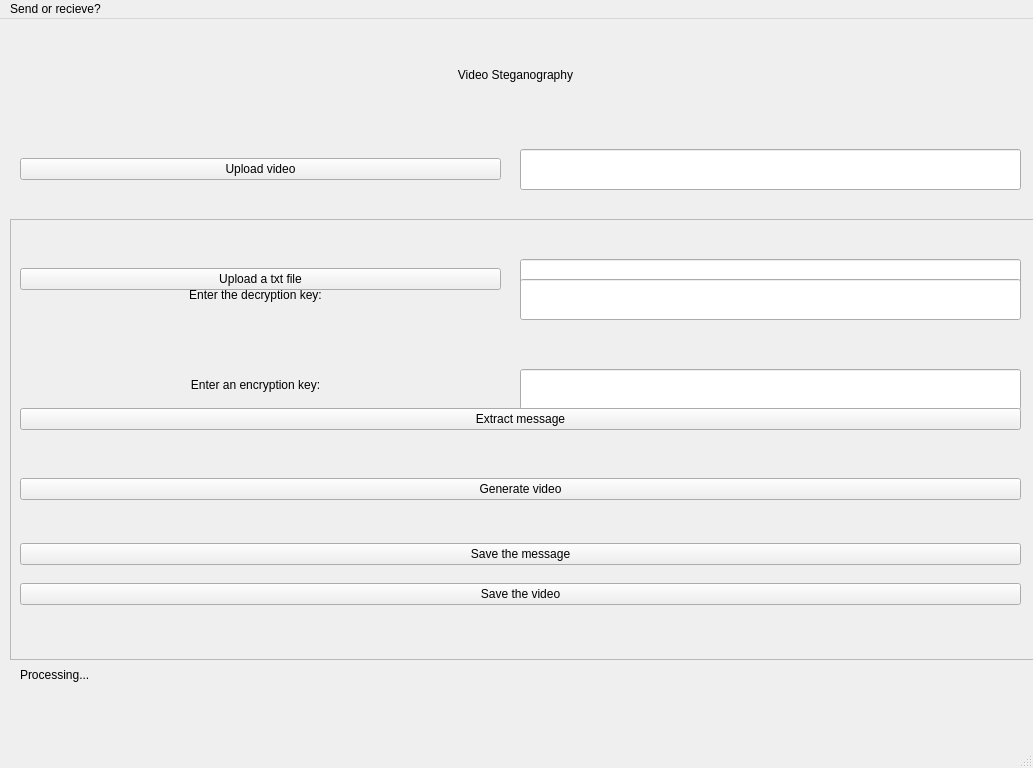
<?xml version="1.0" encoding="UTF-8"?>
<ui version="4.0">
 <class>MainWindow</class>
 <widget class="QMainWindow" name="MainWindow">
  <property name="geometry">
   <rect>
    <x>0</x>
    <y>0</y>
    <width>1033</width>
    <height>768</height>
   </rect>
  </property>
  <property name="sizePolicy">
   <sizepolicy hsizetype="MinimumExpanding" vsizetype="MinimumExpanding">
    <horstretch>0</horstretch>
    <verstretch>0</verstretch>
   </sizepolicy>
  </property>
  <property name="minimumSize">
   <size>
    <width>800</width>
    <height>600</height>
   </size>
  </property>
  <property name="windowTitle">
   <string>MainWindow</string>
  </property>
  <widget class="QWidget" name="centralwidget">
   <widget class="QFrame" name="sendFrame">
    <property name="geometry">
     <rect>
      <x>10</x>
      <y>200</y>
      <width>1041</width>
      <height>441</height>
     </rect>
    </property>
    <property name="frameShape">
     <enum>QFrame::StyledPanel</enum>
    </property>
    <property name="frameShadow">
     <enum>QFrame::Raised</enum>
    </property>
    <widget class="QWidget" name="verticalLayoutWidget_5">
     <property name="geometry">
      <rect>
       <x>10</x>
       <y>330</y>
       <width>1001</width>
       <height>90</height>
      </rect>
     </property>
     <layout class="QVBoxLayout" name="verticalLayout_5">
      <item>
       <widget class="QPushButton" name="save_video_button">
        <property name="styleSheet">
         <string notr="true">font: 15pt &quot;Papyrus&quot;;
color: &quot;black&quot;;</string>
        </property>
        <property name="text">
         <string>Save the video</string>
        </property>
       </widget>
      </item>
     </layout>
    </widget>
    <widget class="QLabel" name="label_2">
     <property name="geometry">
      <rect>
       <x>10</x>
       <y>130</y>
       <width>471</width>
       <height>71</height>
      </rect>
     </property>
     <property name="styleSheet">
      <string notr="true">font: 15pt &quot;Papyrus&quot;;
color: &quot;black&quot;;</string>
     </property>
     <property name="text">
      <string>Enter an encryption key:</string>
     </property>
     <property name="alignment">
      <set>Qt::AlignCenter</set>
     </property>
    </widget>
    <widget class="QLineEdit" name="lineEditKey">
     <property name="geometry">
      <rect>
       <x>510</x>
       <y>150</y>
       <width>501</width>
       <height>41</height>
      </rect>
     </property>
     <property name="styleSheet">
      <string notr="true"/>
     </property>
    </widget>
    <widget class="QWidget" name="verticalLayoutWidget_3">
     <property name="geometry">
      <rect>
       <x>10</x>
       <y>20</y>
       <width>481</width>
       <height>80</height>
      </rect>
     </property>
     <layout class="QVBoxLayout" name="verticalLayout_3">
      <item>
       <widget class="QPushButton" name="upload_file_button">
        <property name="styleSheet">
         <string notr="true">font: 15pt &quot;Papyrus&quot;;
color: &quot;black&quot;;</string>
        </property>
        <property name="text">
         <string>Upload a txt file</string>
        </property>
       </widget>
      </item>
     </layout>
    </widget>
    <widget class="QWidget" name="verticalLayoutWidget_4">
     <property name="geometry">
      <rect>
       <x>10</x>
       <y>230</y>
       <width>1001</width>
       <height>80</height>
      </rect>
     </property>
     <layout class="QVBoxLayout" name="verticalLayout_4">
      <item>
       <widget class="QPushButton" name="generate_video_button">
        <property name="styleSheet">
         <string notr="true">font: 15pt &quot;Papyrus&quot;;
color: &quot;black&quot;;</string>
        </property>
        <property name="text">
         <string>Generate video</string>
        </property>
       </widget>
      </item>
     </layout>
    </widget>
    <widget class="QLineEdit" name="lineEditFile">
     <property name="geometry">
      <rect>
       <x>510</x>
       <y>40</y>
       <width>501</width>
       <height>41</height>
      </rect>
     </property>
     <property name="styleSheet">
      <string notr="true"/>
     </property>
    </widget>
   </widget>
   <widget class="QLabel" name="label_status">
    <property name="geometry">
     <rect>
      <x>20</x>
      <y>630</y>
      <width>1001</width>
      <height>51</height>
     </rect>
    </property>
    <property name="styleSheet">
     <string notr="true">font: 15pt &quot;Papyrus&quot;;
color: &quot;black&quot;;</string>
    </property>
    <property name="text">
     <string>Processing...</string>
    </property>
    <property name="alignment">
     <set>Qt::AlignLeading|Qt::AlignLeft|Qt::AlignVCenter</set>
    </property>
   </widget>
   <widget class="QWidget" name="verticalLayoutWidget">
    <property name="geometry">
     <rect>
      <x>0</x>
      <y>20</y>
      <width>1031</width>
      <height>71</height>
     </rect>
    </property>
    <layout class="QVBoxLayout" name="verticalLayout">
     <item>
      <widget class="QLabel" name="label">
       <property name="styleSheet">
        <string notr="true">font: 20pt &quot;Papyrus&quot;;
color: &quot;black&quot;;</string>
       </property>
       <property name="text">
        <string>Video Steganography</string>
       </property>
       <property name="alignment">
        <set>Qt::AlignCenter</set>
       </property>
      </widget>
     </item>
    </layout>
   </widget>
   <widget class="QLineEdit" name="lineEditVideo">
    <property name="geometry">
     <rect>
      <x>520</x>
      <y>130</y>
      <width>501</width>
      <height>41</height>
     </rect>
    </property>
    <property name="styleSheet">
     <string notr="true"/>
    </property>
   </widget>
   <widget class="QWidget" name="verticalLayoutWidget_2">
    <property name="geometry">
     <rect>
      <x>20</x>
      <y>110</y>
      <width>481</width>
      <height>80</height>
     </rect>
    </property>
    <layout class="QVBoxLayout" name="verticalLayout_2">
     <item>
      <widget class="QPushButton" name="upload_video_button">
       <property name="styleSheet">
        <string notr="true">font: 15pt &quot;Papyrus&quot;;
color: &quot;black&quot;;</string>
       </property>
       <property name="text">
        <string>Upload video</string>
       </property>
      </widget>
     </item>
    </layout>
   </widget>
   <widget class="QFrame" name="recieveFrame">
    <property name="geometry">
     <rect>
      <x>10</x>
      <y>200</y>
      <width>1041</width>
      <height>441</height>
     </rect>
    </property>
    <property name="styleSheet">
     <string notr="true"/>
    </property>
    <property name="frameShape">
     <enum>QFrame::StyledPanel</enum>
    </property>
    <property name="frameShadow">
     <enum>QFrame::Raised</enum>
    </property>
    <widget class="QWidget" name="verticalLayoutWidget_6">
     <property name="geometry">
      <rect>
       <x>10</x>
       <y>290</y>
       <width>1001</width>
       <height>90</height>
      </rect>
     </property>
     <layout class="QVBoxLayout" name="verticalLayout_6">
      <item>
       <widget class="QPushButton" name="save_message_button">
        <property name="styleSheet">
         <string notr="true">font: 15pt &quot;Papyrus&quot;;
color: &quot;black&quot;;</string>
        </property>
        <property name="text">
         <string>Save the message</string>
        </property>
       </widget>
      </item>
     </layout>
    </widget>
    <widget class="QLabel" name="label_3">
     <property name="geometry">
      <rect>
       <x>10</x>
       <y>40</y>
       <width>471</width>
       <height>71</height>
      </rect>
     </property>
     <property name="styleSheet">
      <string notr="true">font: 12pt &quot;Papyrus&quot;;
color: &quot;black&quot;;</string>
     </property>
     <property name="text">
      <string>Enter the decryption key:</string>
     </property>
     <property name="alignment">
      <set>Qt::AlignCenter</set>
     </property>
    </widget>
    <widget class="QLineEdit" name="lineEditKey2">
     <property name="geometry">
      <rect>
       <x>510</x>
       <y>60</y>
       <width>501</width>
       <height>41</height>
      </rect>
     </property>
     <property name="styleSheet">
      <string notr="true"/>
     </property>
    </widget>
    <widget class="QWidget" name="verticalLayoutWidget_8">
     <property name="geometry">
      <rect>
       <x>10</x>
       <y>160</y>
       <width>1001</width>
       <height>80</height>
      </rect>
     </property>
     <layout class="QVBoxLayout" name="verticalLayout_8">
      <item>
       <widget class="QPushButton" name="extract_message_button">
        <property name="styleSheet">
         <string notr="true">font: 15pt &quot;Papyrus&quot;;
color: &quot;black&quot;;</string>
        </property>
        <property name="text">
         <string>Extract message</string>
        </property>
       </widget>
      </item>
     </layout>
    </widget>
   </widget>
  </widget>
  <widget class="QMenuBar" name="menubar">
   <property name="geometry">
    <rect>
     <x>0</x>
     <y>0</y>
     <width>1033</width>
     <height>24</height>
    </rect>
   </property>
   <widget class="QMenu" name="menuSend_or_recieve">
    <property name="title">
     <string>Send or recieve?</string>
    </property>
    <addaction name="separator"/>
    <addaction name="actionSend"/>
    <addaction name="actionRecieve"/>
   </widget>
   <addaction name="menuSend_or_recieve"/>
  </widget>
  <widget class="QStatusBar" name="statusbar"/>
  <action name="actionSend">
   <property name="text">
    <string>Send</string>
   </property>
  </action>
  <action name="actionRecieve">
   <property name="text">
    <string>Recieve</string>
   </property>
  </action>
 </widget>
 <resources/>
 <connections/>
</ui>
